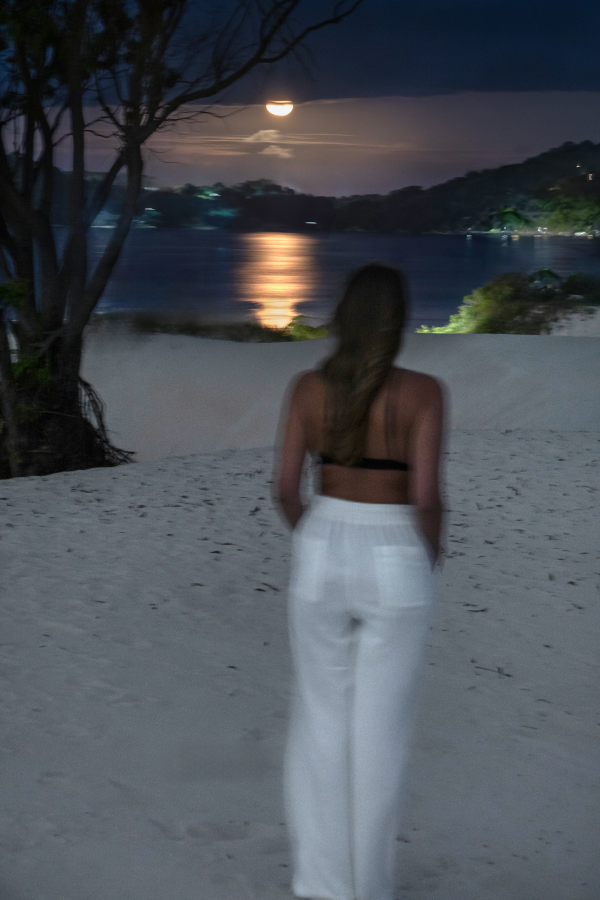
#> input picture fotos-originais/lua.jpg, 1800 x 2700 px (shown at 1/3 size)
$ python preparar-imagens.py
#> lines starting #> are read from the running program, lines starting #| are printed output that depends on the picture
#!/usr/bin/env python3
"""
Prepara as fotos do site a partir dos originais.

Uso:
    1. salve as fotos em  fotos-originais/  com estes nomes:
         lua.jpg          → praia à noite, a lua sobre a água, você de costas
         duna-ampla.jpg   → duna aberta, montanhas ao fundo, você pequena
                            à direita
         duna-camisa.jpg  → duna, camisa branca aberta, mãos nos bolsos
         duna-sentada.jpg → duna, sentada de pernas cruzadas
         sorriso.jpg      → retrato próximo, camisa branca, sorrindo para
                            a câmera
         escritorio.jpg   → sentada na poltrona com o notebook e os livros
                            de astrologia na mesinha
    2. rode:  python3 ferramentas/preparar-imagens.py
    3. os arquivos prontos aparecem em  assets/img/

O script corta cada foto na proporção do espaço onde ela vai aparecer,
mantendo o rosto (ou o detalhe principal) dentro do quadro, redimensiona
e comprime. Os originais não são alterados.

Precisa da biblioteca Pillow:  pip install pillow
"""

import sys
from pathlib import Path

try:
    from PIL import Image, ImageOps
except ImportError:
    sys.exit("Falta a biblioteca Pillow. Rode:  pip install pillow")

RAIZ = Path(__file__).resolve().parent.parent
ORIGINAIS = RAIZ / "fotos-originais"
DESTINO = RAIZ / "assets" / "img"

# (arquivo de saída, foto de origem, largura, altura, foco x, foco y, aproximação, qualidade)
#
# foco x / foco y  ponto da foto que precisa sobreviver ao corte, em fração
#                  da largura e da altura (0 = esquerda/topo, 1 = direita/base).
#                  É onde o corte fica centrado — normalmente, o seu rosto.
#
# aproximação      1.0 usa o máximo da foto; 0.8 usa 80% dela e chega mais
#                  perto. Serve para te tirar do centro quando o texto do
#                  site entra por cima de um dos lados.
#
# Se algum recorte ficar ruim, mexa só nesses três números.
TRABALHOS = [
    # ── espaços largos: só fotos com bastante cenário funcionam aqui,
    #    porque um retrato vertical cortado em faixa perde quase tudo ──

    # capa: a lua sobre a água. Escura, celeste, e você aparece pequena —
    # o texto branco fica legível por cima sem disputar com o seu rosto.
    ("hero.jpg",                    "lua.jpg",          2000, 1300, 0.50, 0.25, 1.00, 82),

    # "Você não está perdida": duna ampla, você à direita.
    # O texto desse bloco entra pela esquerda, então vocês não se cruzam.
    ("padrao.jpg",                  "duna-ampla.jpg",   2000, 1300, 0.62, 0.44, 1.00, 82),

    # faixa antes das leituras: só o reflexo da lua na água, sem ninguém.
    # É um respiro entre blocos — pessoa ali brigaria com o título.
    ("divisor-leituras.jpg",        "lua.jpg",          2000,  900, 0.48, 0.17, 1.00, 82),

    # ── retratos verticais ──

    # Quem é a Gabi: olhando para a câmera. É a seção que fala de você.
    ("sobre.jpg",                   "sorriso.jpg",      1000, 1250, 0.55, 0.34, 1.00, 84),

    # Mapa Astral: você trabalhando, com os livros de astrologia ao lado.
    # Mostra a leitura acontecendo, que é o que o card vende.
    ("leitura-mapa.jpg",            "escritorio.jpg",   1000, 1250, 0.58, 0.40, 1.00, 84),

    # Revolução Solar: duna ao entardecer, postura firme.
    ("leitura-solar.jpg",           "duna-camisa.jpg",  1000, 1250, 0.62, 0.34, 1.00, 84),

    # Astrocartografia: horizonte e distância — o assunto é lugar.
    ("leitura-astrocartografia.jpg","duna-sentada.jpg", 1000, 1250, 0.50, 0.42, 1.00, 84),

    # miniatura de compartilhamento (WhatsApp, Instagram, Google)
    ("og.jpg",                      "sorriso.jpg",      1200,  630, 0.55, 0.34, 0.85, 80),
]


def recortar(img, larg, alt, fx, fy, aprox=1.0):
    """Corta na proporção pedida mantendo o ponto (fx, fy) dentro do quadro."""
#> called with larg = 2000, alt = 1300, fx = 0.5, fy = 0.25, aprox = 1
    orig_l, orig_a = img.size
#> orig_l = 1800; orig_a = 2700
    alvo = larg / alt

    if orig_l / orig_a > alvo:          # original mais largo: corta as laterais
        nova_l, nova_a = int(orig_a * alvo), orig_a
    else:                                # original mais alto: corta topo e base
        nova_l, nova_a = orig_l, int(orig_l / alvo)
#> nova_l = 1800; nova_a = 1170

    if aprox < 1.0:                      # aproxima mantendo a proporção
        nova_l, nova_a = max(int(nova_l * aprox), 1), max(int(nova_a * aprox), 1)

    # centraliza no ponto focal, sem deixar a janela sair da foto
    esq = min(max(int(orig_l * fx - nova_l / 2), 0), orig_l - nova_l)
#> esq = 0
    topo = min(max(int(orig_a * fy - nova_a / 2), 0), orig_a - nova_a)
#> topo = 90

    return img.crop((esq, topo, esq + nova_l, topo + nova_a)) \
              .resize((larg, alt), Image.LANCZOS)
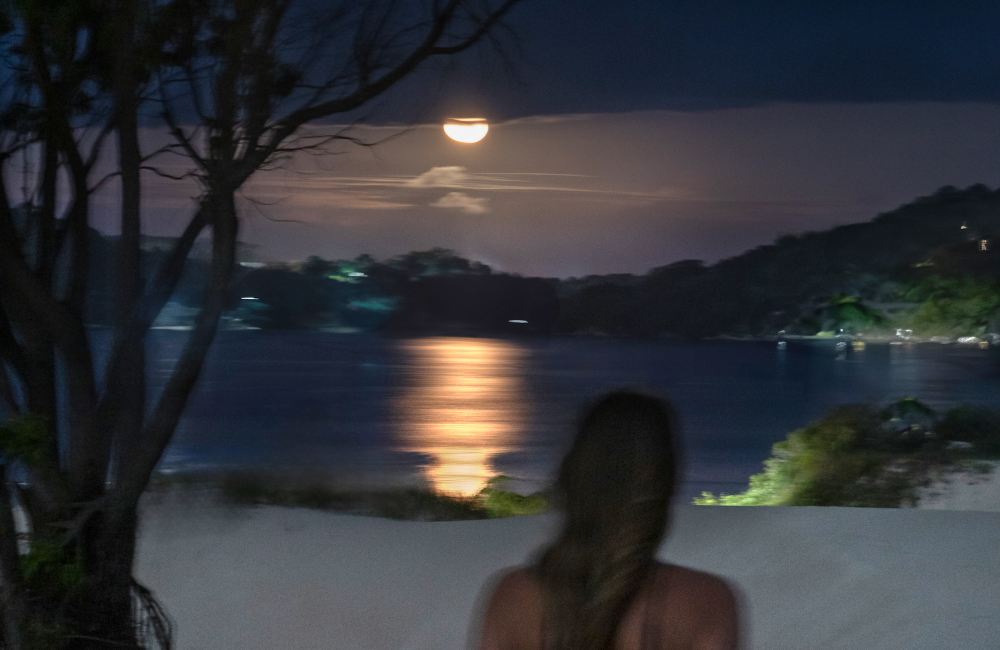
#> returned value: PIL image 2000x1300 RGB (shown at 1/2 size); mean R, G, B 51.4, 53, 57.4


def main():
    if not ORIGINAIS.is_dir():
        sys.exit(f"Não achei a pasta {ORIGINAIS}")

    DESTINO.mkdir(parents=True, exist_ok=True)
    cache, feitos, faltando = {}, 0, set()

    for saida, origem, larg, alt, fx, fy, aprox, qual in TRABALHOS:
        caminho = ORIGINAIS / origem
        if not caminho.exists():
            faltando.add(origem)
            continue

        if origem not in cache:
            # exif_transpose corrige fotos que o celular salva deitadas
            cache[origem] = ImageOps.exif_transpose(Image.open(caminho)).convert("RGB")

        destino = DESTINO / saida
        recortar(cache[origem], larg, alt, fx, fy, aprox).save(
            destino, "JPEG", quality=qual, optimize=True, progressive=True)

        kb = destino.stat().st_size / 1024
        print(f"  {saida:<32} {larg}x{alt}  {kb:6.0f} KB   ← {origem}")
        feitos += 1
#> pass 2 of the loop in main, `for saida, origem, larg, alt, fx, fy, aprox, qual in TRABALHOS:`:
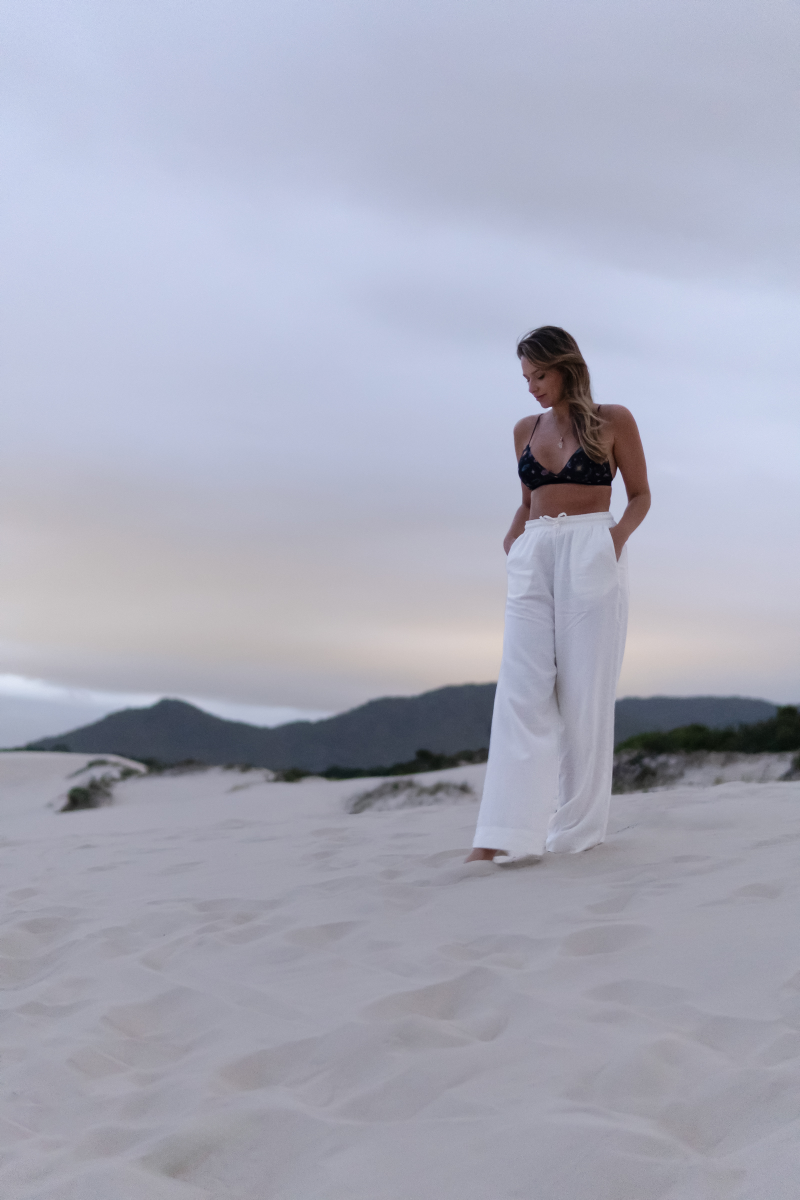
#> input picture fotos-originais/duna-ampla.jpg, 1600 x 2400 px (shown at 1/2 size)
#> in recortar (call 2), `return img.crop((esq, topo, esq + nova_l, topo + nova_a)) \ .resize((l..`:
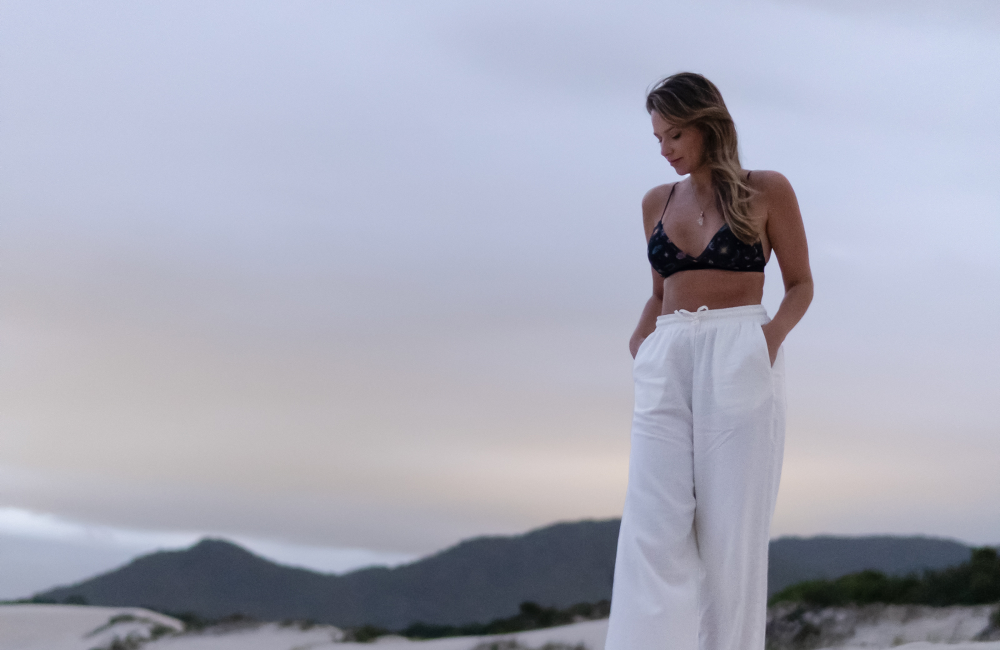
#> returned value: PIL image 2000x1300 RGB (shown at 1/2 size); mean R, G, B 168.9, 170.7, 185.8

    print(f"\n{feitos} de {len(TRABALHOS)} imagens geradas em assets/img/")

    if faltando:
        print("\nFaltou salvar em fotos-originais/: " + ", ".join(sorted(faltando)))
        print("Os espaços sem foto continuam com o degradê de fundo — o site não quebra.")


if __name__ == "__main__":
    main()
